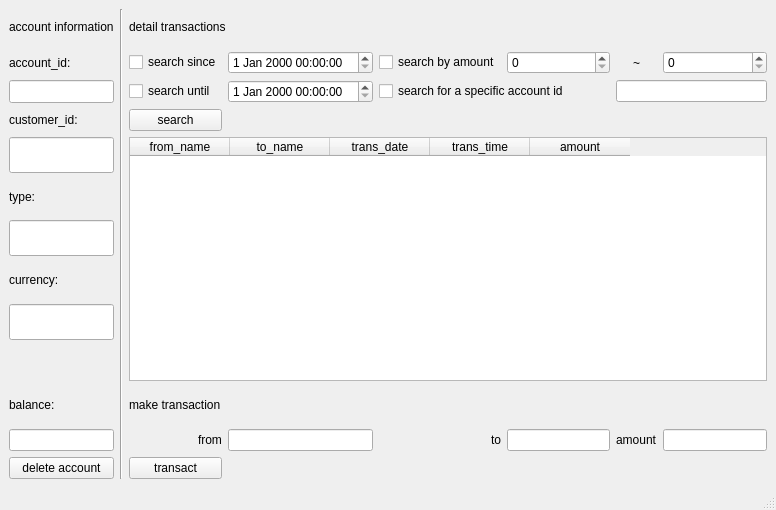
<?xml version="1.0" encoding="UTF-8"?>
<ui version="4.0">
 <class>MainWindow</class>
 <widget class="QMainWindow" name="MainWindow">
  <property name="geometry">
   <rect>
    <x>0</x>
    <y>0</y>
    <width>776</width>
    <height>510</height>
   </rect>
  </property>
  <property name="windowTitle">
   <string>Account</string>
  </property>
  <widget class="QWidget" name="centralwidget">
   <layout class="QGridLayout" name="gridLayout">
    <item row="0" column="0">
     <widget class="QLabel" name="label">
      <property name="maximumSize">
       <size>
        <width>200</width>
        <height>40</height>
       </size>
      </property>
      <property name="text">
       <string>account information</string>
      </property>
     </widget>
    </item>
    <item row="1" column="6" alignment="Qt::AlignHCenter">
     <widget class="QLabel" name="label_8">
      <property name="text">
       <string>~</string>
      </property>
     </widget>
    </item>
    <item row="11" column="5">
     <widget class="QLineEdit" name="lineEdit_7"/>
    </item>
    <item row="1" column="2">
     <widget class="QCheckBox" name="checkBox">
      <property name="text">
       <string>search since</string>
      </property>
     </widget>
    </item>
    <item row="2" column="6" colspan="2">
     <widget class="QLineEdit" name="lineEdit_9"/>
    </item>
    <item row="2" column="3">
     <widget class="QDateTimeEdit" name="dateTimeEdit_2"/>
    </item>
    <item row="12" column="0">
     <widget class="QPushButton" name="pushButton_2">
      <property name="text">
       <string>delete account</string>
      </property>
     </widget>
    </item>
    <item row="1" column="3">
     <widget class="QDateTimeEdit" name="dateTimeEdit"/>
    </item>
    <item row="12" column="2">
     <widget class="QPushButton" name="pushButton_3">
      <property name="text">
       <string>transact</string>
      </property>
     </widget>
    </item>
    <item row="11" column="2" alignment="Qt::AlignRight">
     <widget class="QLabel" name="label_11">
      <property name="text">
       <string>from</string>
      </property>
     </widget>
    </item>
    <item row="11" column="4" alignment="Qt::AlignRight">
     <widget class="QLabel" name="label_12">
      <property name="text">
       <string>to</string>
      </property>
     </widget>
    </item>
    <item row="4" column="0">
     <widget class="QLineEdit" name="lineEdit_2">
      <property name="maximumSize">
       <size>
        <width>200</width>
        <height>40</height>
       </size>
      </property>
     </widget>
    </item>
    <item row="11" column="7">
     <widget class="QLineEdit" name="lineEdit_8"/>
    </item>
    <item row="11" column="6" alignment="Qt::AlignRight">
     <widget class="QLabel" name="label_13">
      <property name="text">
       <string>amount</string>
      </property>
     </widget>
    </item>
    <item row="1" column="0">
     <widget class="QLabel" name="label_2">
      <property name="enabled">
       <bool>true</bool>
      </property>
      <property name="maximumSize">
       <size>
        <width>200</width>
        <height>40</height>
       </size>
      </property>
      <property name="text">
       <string>account_id: </string>
      </property>
     </widget>
    </item>
    <item row="2" column="0">
     <widget class="QLineEdit" name="lineEdit">
      <property name="enabled">
       <bool>true</bool>
      </property>
      <property name="maximumSize">
       <size>
        <width>200</width>
        <height>40</height>
       </size>
      </property>
      <property name="text">
       <string/>
      </property>
      <property name="readOnly">
       <bool>false</bool>
      </property>
     </widget>
    </item>
    <item row="0" column="2" colspan="2">
     <widget class="QLabel" name="label_7">
      <property name="text">
       <string>detail transactions</string>
      </property>
     </widget>
    </item>
    <item row="11" column="3">
     <widget class="QLineEdit" name="lineEdit_6"/>
    </item>
    <item row="0" column="1" rowspan="13">
     <widget class="Line" name="line">
      <property name="orientation">
       <enum>Qt::Vertical</enum>
      </property>
     </widget>
    </item>
    <item row="1" column="4">
     <widget class="QCheckBox" name="checkBox_3">
      <property name="text">
       <string>search by amount</string>
      </property>
     </widget>
    </item>
    <item row="10" column="2" colspan="2">
     <widget class="QLabel" name="label_10">
      <property name="text">
       <string>make transaction</string>
      </property>
     </widget>
    </item>
    <item row="2" column="2">
     <widget class="QCheckBox" name="checkBox_2">
      <property name="text">
       <string>search until</string>
      </property>
     </widget>
    </item>
    <item row="6" column="0">
     <widget class="QLineEdit" name="lineEdit_3">
      <property name="maximumSize">
       <size>
        <width>200</width>
        <height>40</height>
       </size>
      </property>
     </widget>
    </item>
    <item row="11" column="0">
     <widget class="QLineEdit" name="lineEdit_5">
      <property name="maximumSize">
       <size>
        <width>200</width>
        <height>40</height>
       </size>
      </property>
     </widget>
    </item>
    <item row="3" column="3" colspan="5">
     <widget class="QLabel" name="label_9">
      <property name="text">
       <string/>
      </property>
     </widget>
    </item>
    <item row="3" column="2">
     <widget class="QPushButton" name="pushButton">
      <property name="text">
       <string>search</string>
      </property>
     </widget>
    </item>
    <item row="4" column="2" rowspan="6" colspan="6">
     <widget class="QTableWidget" name="tableWidget">
      <column>
       <property name="text">
        <string>from_name</string>
       </property>
      </column>
      <column>
       <property name="text">
        <string>to_name</string>
       </property>
      </column>
      <column>
       <property name="text">
        <string>trans_date</string>
       </property>
      </column>
      <column>
       <property name="text">
        <string>trans_time</string>
       </property>
      </column>
      <column>
       <property name="text">
        <string>amount</string>
       </property>
      </column>
     </widget>
    </item>
    <item row="12" column="3" colspan="5">
     <widget class="QLabel" name="label_14">
      <property name="text">
       <string/>
      </property>
     </widget>
    </item>
    <item row="5" column="0">
     <widget class="QLabel" name="label_4">
      <property name="maximumSize">
       <size>
        <width>200</width>
        <height>40</height>
       </size>
      </property>
      <property name="text">
       <string>type: </string>
      </property>
     </widget>
    </item>
    <item row="3" column="0">
     <widget class="QLabel" name="label_3">
      <property name="maximumSize">
       <size>
        <width>200</width>
        <height>40</height>
       </size>
      </property>
      <property name="text">
       <string>customer_id: </string>
      </property>
     </widget>
    </item>
    <item row="7" column="0">
     <widget class="QLabel" name="label_5">
      <property name="maximumSize">
       <size>
        <width>200</width>
        <height>40</height>
       </size>
      </property>
      <property name="text">
       <string>currency: </string>
      </property>
     </widget>
    </item>
    <item row="10" column="0">
     <widget class="QLabel" name="label_6">
      <property name="maximumSize">
       <size>
        <width>200</width>
        <height>40</height>
       </size>
      </property>
      <property name="text">
       <string>balance: </string>
      </property>
     </widget>
    </item>
    <item row="8" column="0">
     <widget class="QLineEdit" name="lineEdit_4">
      <property name="maximumSize">
       <size>
        <width>200</width>
        <height>40</height>
       </size>
      </property>
     </widget>
    </item>
    <item row="1" column="7">
     <widget class="QSpinBox" name="spinBox_2"/>
    </item>
    <item row="2" column="4" colspan="2">
     <widget class="QCheckBox" name="checkBox_4">
      <property name="text">
       <string>search for a specific account id</string>
      </property>
     </widget>
    </item>
    <item row="1" column="5">
     <widget class="QSpinBox" name="spinBox"/>
    </item>
   </layout>
  </widget>
  <widget class="QMenuBar" name="menubar">
   <property name="geometry">
    <rect>
     <x>0</x>
     <y>0</y>
     <width>776</width>
     <height>22</height>
    </rect>
   </property>
  </widget>
  <widget class="QStatusBar" name="statusbar"/>
 </widget>
 <resources/>
 <connections/>
</ui>
